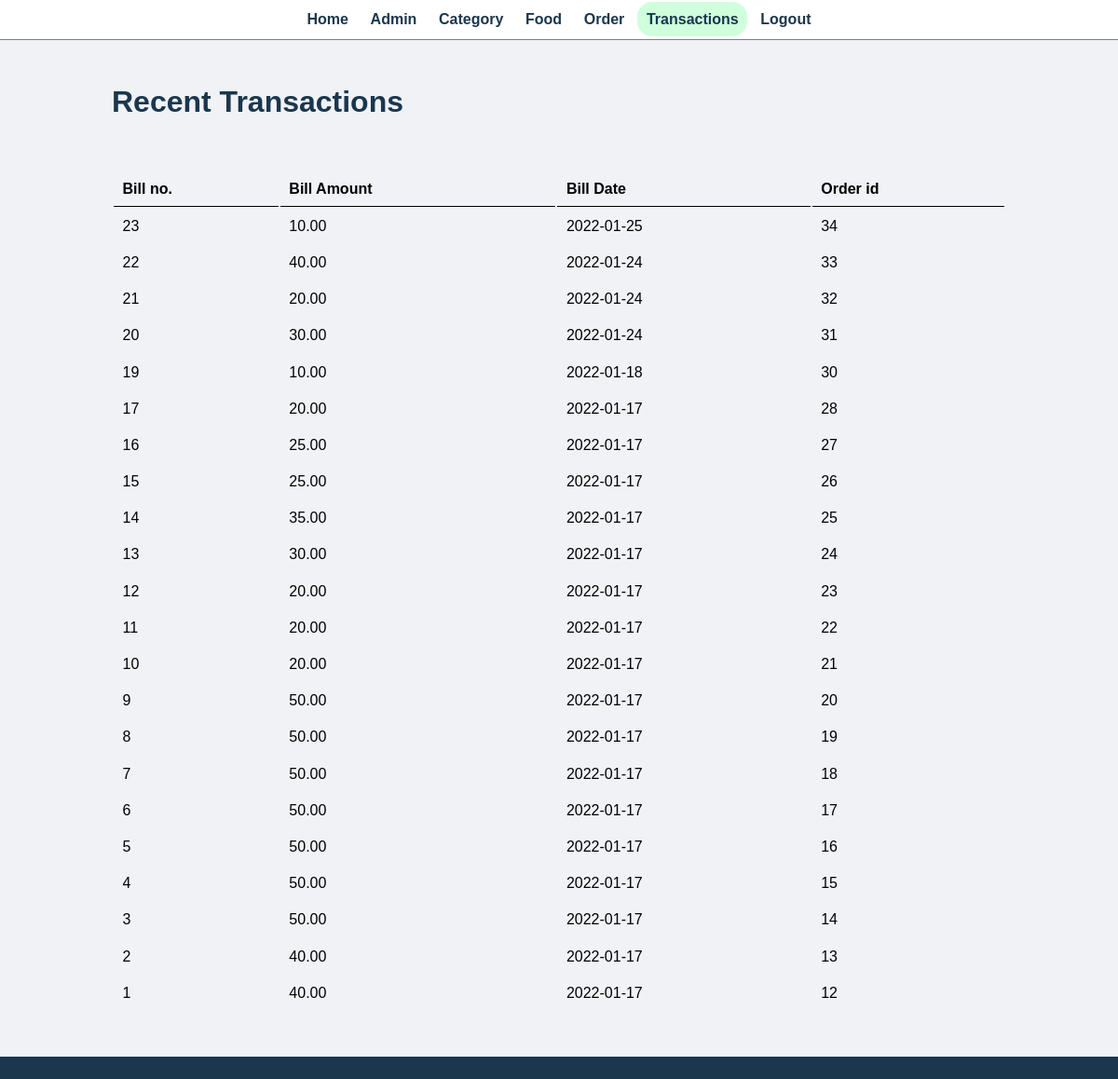
Screenshot of /admin/transaction.php (signed in) with the database file from the repository.
### tables this page shows
CREATE TABLE `tbl_bill` (
  `bill_id` int(10) UNSIGNED NOT NULL,
  `bill_amount` decimal(10,2) NOT NULL,
  `bill_date` date NOT NULL,
  `ord_id` int(10) UNSIGNED NOT NULL
);

### admin/transaction.php (the view, shortened to what this page needs)
<?php include('partials/menu.php'); ?>
<div class="main-content">
    <div class="wrapper">
        <h1 class="dash">Recent Transactions</h1>
                <br /><br /><br />
                <table class="tbl-full">
                    <tr>
                        <th>Bill no.</th>
                        <th>Bill Amount</th>
                        <th>Bill Date</th>
                        <th>Order id</th>
                    </tr>
                    <?php
                        $sql = "CALL `getTransactions`();";
                        $res = mysqli_query($conn, $sql);
                        $count = mysqli_num_rows($res);
                        if($count>0)
                        {
                            while($row=mysqli_fetch_assoc($res))
                            {
                                $bid = $row['bill_id'];
                                $bamount = $row['bill_amount'];
                                $bdate = $row['bill_date'];
                                $order_id = $row['ord_id'];
                                ?>
                                    <tr>
                                        <td><?php echo $bid; ?></td>
                                        <td><?php echo $bamount; ?></td>
                                        <td><?php echo $bdate; ?></td>
                                        <td><?php echo $order_id; ?></td>
                                    </tr>
                                <?php
                            }
                        }
                        else
                        {
                            echo "<tr><td colspan='12' class='error'>Bill details not Available</td></tr>";
                        }
                    ?>
                </table>
    </div>
</div>
<?php include('partials/footer.php'); ?>

### css/admin.css (style rules this page uses)
* { margin: 0; padding: 0; font-family: Arial, Helvetica, sans-serif; }
.wrapper { padding: 1%; width: 80%; margin: 0 auto; }
.tbl-full { width: 100%; }
table tr th { border-bottom: 1px solid black; padding: 1%; text-align: left; }
table tr td { padding: 1%; }
.main-content { background-color: #f1f2f6; padding: 3% 0; }
.dash { color: #1A374D; }

### rows the page displays
tbl_bill: bill "23", bill_amount "10.00", bill_date "2022-01-25", ord "34"
tbl_bill: bill "22", bill_amount "40.00", bill_date "2022-01-24", ord "33"
tbl_bill: bill "21", bill_amount "20.00", bill_date "2022-01-24", ord "32"
tbl_bill: bill "20", bill_amount "30.00", bill_date "2022-01-24", ord "31"
tbl_bill: bill "19", bill_amount "10.00", bill_date "2022-01-18", ord "30"
tbl_bill: bill "17", bill_amount "20.00", bill_date "2022-01-17", ord "28"
tbl_bill: bill "16", bill_amount "25.00", bill_date "2022-01-17", ord "27"
tbl_bill: bill "15", bill_amount "25.00", bill_date "2022-01-17", ord "26"
tbl_bill: bill "14", bill_amount "35.00", bill_date "2022-01-17", ord "25"
tbl_bill: bill "13", bill_amount "30.00", bill_date "2022-01-17", ord "24"
tbl_bill: bill "12", bill_amount "20.00", bill_date "2022-01-17", ord "23"
tbl_bill: bill "11", bill_amount "20.00", bill_date "2022-01-17", ord "22"
tbl_bill: bill "10", bill_amount "20.00", bill_date "2022-01-17", ord "21"
tbl_bill: bill "9", bill_amount "50.00", bill_date "2022-01-17", ord "20"
tbl_bill: bill "8", bill_amount "50.00", bill_date "2022-01-17", ord "19"
tbl_bill: bill "7", bill_amount "50.00", bill_date "2022-01-17", ord "18"
tbl_bill: bill "6", bill_amount "50.00", bill_date "2022-01-17", ord "17"
tbl_bill: bill "5", bill_amount "50.00", bill_date "2022-01-17", ord "16"
tbl_bill: bill "4", bill_amount "50.00", bill_date "2022-01-17", ord "15"
tbl_bill: bill "3", bill_amount "50.00", bill_date "2022-01-17", ord "14"
tbl_bill: bill "2", bill_amount "40.00", bill_date "2022-01-17", ord "13"
tbl_bill: bill "1", bill_amount "40.00", bill_date "2022-01-17", ord "12"
